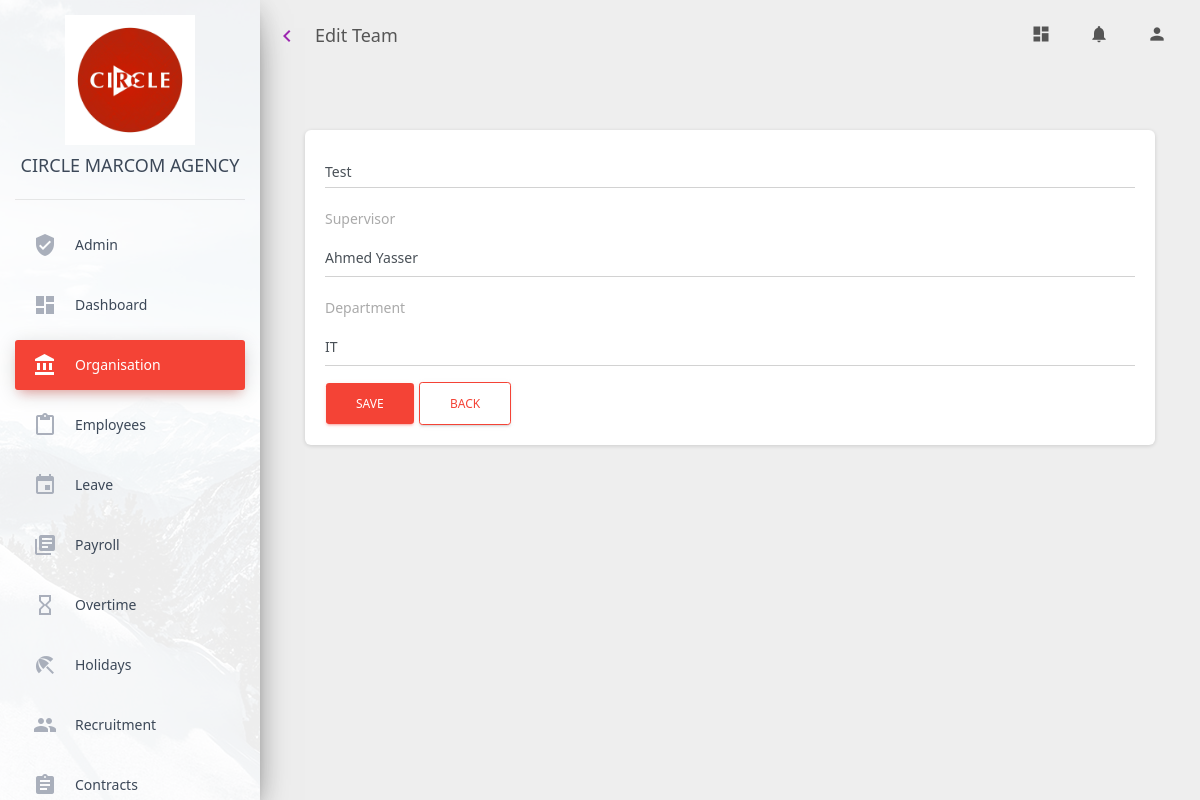
Screenshot of /organisationdetails/edit_team/1/ (signed in) with the database file from the repository.
### organisation_details/models.py (models this page shows)
class Team(models.Model):
    department = models.ForeignKey(Department, on_delete=models.CASCADE)
    name = models.CharField(max_length=45, unique=True)
    supervisor = models.ForeignKey(Employee, on_delete=models.CASCADE, null=True, blank=True)
    status = models.CharField(max_length=15, default="Active")
    def __str__(self):
        return self.name

class Department(models.Model):
    name = models.CharField(max_length=45, unique=True)
    hod = models.ForeignKey(Employee, on_delete=models.CASCADE, blank=True, null=True)
    status = models.CharField(max_length=15, default="Active")
    def __str__(self):
        return self.name

### employees/models.py (models this page shows, shortened)
class Employee(models.Model):
    objects = None
    first_name = models.CharField(max_length=30)
    last_name = models.CharField(max_length=30)
    basic_salary = models.IntegerField(default=1000000)
    bonus = models.IntegerField(default=0)
    grade = models.CharField(max_length=3, default="")
    gender = models.CharField(max_length=10)
    start_date = models.DateField()
    marital_status = models.CharField(max_length=10)
    dob = models.DateField()
    nationality = models.CharField(max_length=20)
    nssf_no = models.CharField(max_length=20)
    telephone_no = models.CharField(max_length=20)
    residence_address = models.CharField(max_length=20)
    national_id = models.CharField(max_length=20)
    ura_tin = models.CharField(max_length=20)
    annual_allowance = models.IntegerField(default=21)
    leave_balance = models.IntegerField(default=21)
    balance_last_year = models.IntegerField(default=0)
    leave_status = models.CharField(max_length=45, default="At Work")
    image_url = models.CharField(max_length=20, default="")
    status = models.CharField(max_length=20, default="Active")
    title = models.CharField(max_length=10, blank=True)
    work_station = models.CharField(max_length=20, blank=True)
    currency = models.ForeignKey(Currency, on_delete=models.CASCADE, blank=True, default=1)
    lunch_allowance = models.IntegerField(default=0)
    @property
    def position(self):
        return self.organisationdetail.position.name
    def __str__(self):
        return self.first_name + " " + self.last_name

### organisation_details/views.py (the view, shortened to what this page needs)
# urls.py: path('edit_team/<team_id>/', views.edit_team_page, name="edit_team_page"),
def edit_team_page(request, team_id):
    context = {
        "user": request.user,
        "team":  get_team(team_id),
        "employees": get_active_employees(),
        "departments": get_all_departments(),
        "organisation_page": "active"
    }
    return render(request, 'organisation_details/edit_team.html', context)

### employees/selectors.py (called while the page is built)
def get_active_employees():
    return Employee.objects.filter(status='Active')

### ems_auth/models.py (called while the page is built)
    @property
    def get_unread_notifications(self):
        return self.notification_set.filter(status="Unread")

### organisation_details/selectors.py (called while the page is built)
def get_all_departments():
    return Department.objects.all()

def get_team(team_id):
    return Team.objects.get(pk=team_id)

### organisation_details/templates/organisation_details/edit_team.html (shortened to what this page needs)
{% extends './base.html' %}
{% block page_title %}
Edit Team
{% endblock %}
{% block content %}
<div class="content">
    <div class="container-fluid">
        <div class="col-md-12">
            <div class="card">
                <div class="card-body">
                    <form method="POST"> {% csrf_token %}
                        <div class="form-group">
                            <input type="text" class="form-control" placeholder="Team Name"
                                   value="{{team}}"    name="team_name" required>
                        </div>
                        <div class="form-group">
                            <label for="supervisor">Supervisor</label>
                            <select class="form-control" id="supervisor" name="supervisor_id" required>
                                <option value={{ team.supervisor.id }}>{{team.supervisor}}</option>
                            </select>
                        </div>
                        <div class="form-group">
                            <label for="department">Department</label>
                            <select class="form-control" id="department" name="department_id" required>
                                <option value={{team.department.id}}>{{team.department}}</option>
                            </select>
                        </div>
                        <button class="btn btn-danger" type="submit">Save</button>
                        <a href="{%url 'manage_teams_page'%}">
                            <button class="btn btn-outline-danger" type="button">Back</button>
                        </a>
                    </form>
                </div>
            </div>
        </div>
    </div>
</div>
</div>
{% endblock content %}

### rows the page displays
Team: team_name "Test", supervisor_id "Ahmed Yasser", department_id "IT"
